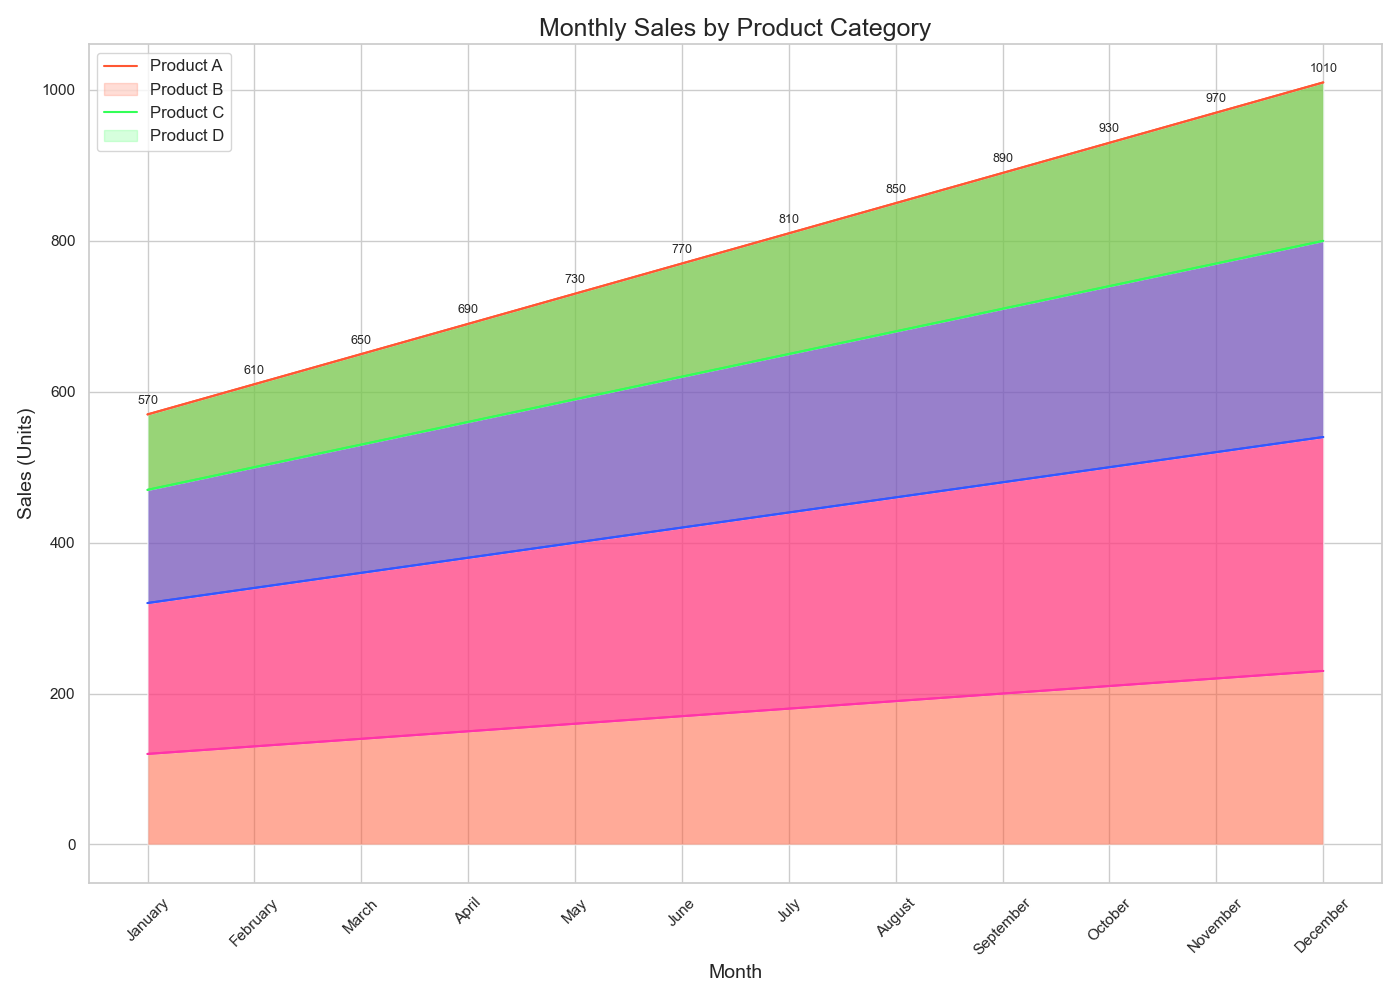

Python code for this plot:

import pandas as pd
import seaborn as sns
import matplotlib.pyplot as plt

# Data in a Python dictionary
data = {
    'Month': ['January', 'February', 'March', 'April', 'May', 'June', 'July', 'August', 'September', 'October', 'November', 'December'],
    'Product A': [120, 130, 140, 150, 160, 170, 180, 190, 200, 210, 220, 230],
    'Product B': [200, 210, 220, 230, 240, 250, 260, 270, 280, 290, 300, 310],
    'Product C': [150, 160, 170, 180, 190, 200, 210, 220, 230, 240, 250, 260],
    'Product D': [100, 110, 120, 130, 140, 150, 160, 170, 180, 190, 200, 210]
}

# Create a DataFrame
df = pd.DataFrame(data)
df.index = df['Month']
df.drop('Month', axis=1, inplace=True)

# Plotting the stacked area chart
plt.figure(figsize=(14, 10))
pal = ['#FF5733', '#33FF57', '#3357FF', '#FF33A8']

# Cumulate the values
df_cum = df.cumsum(axis=1)

# Plot the categories in reverse order
category_names = df.columns[::-1]
for i, column in enumerate(category_names):
    sns.lineplot(data=df_cum, x=df.index, y=column, color=pal[i])

# Fill the area between the lines
for i, column in enumerate(category_names):
    if i == 0:
        sns.lineplot(data=df_cum, x=df.index, y=column, color=pal[i])
        plt.fill_between(df.index, 0, df_cum[column], facecolor=pal[i], alpha=0.5)
    else:
        sns.lineplot(data=df_cum, x=df.index, y=column, color=pal[i])
        plt.fill_between(df.index, df_cum[category_names[i - 1]], df_cum[column], facecolor=pal[i], alpha=0.5)

# Add annotations
for i, value in enumerate(df_cum['Product D']):
    plt.text(i, value + 10, f"{value}", ha='center', va='bottom', fontsize=9)

# Customize the chart
plt.title('Monthly Sales by Product Category', fontsize=18)
plt.xticks(rotation=45)
plt.xlabel('Month', fontsize=14)
plt.ylabel('Sales (Units)', fontsize=14)
plt.legend(labels=df.columns, loc='upper left', fontsize=12)
plt.tight_layout()
plt.show()
